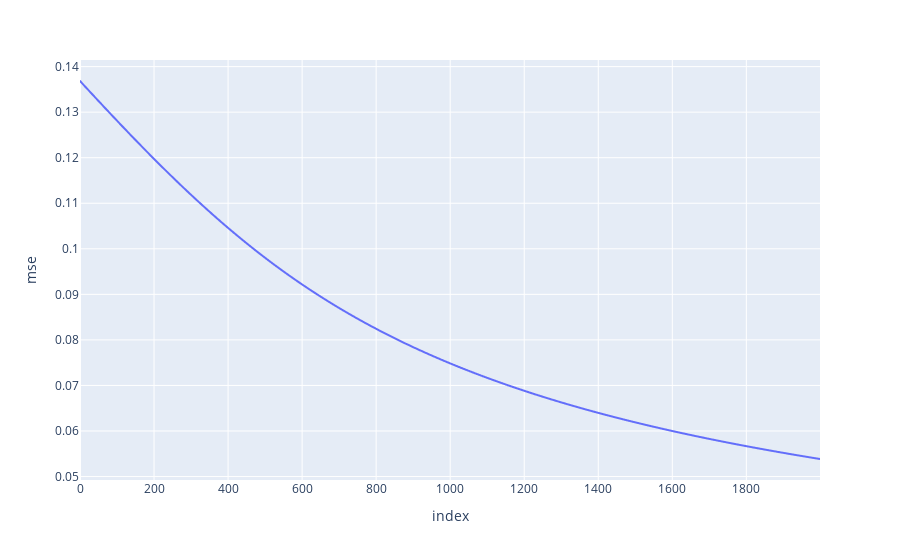

The code cell stored with this chart in its notebook:
### Markdown cell above
## Plot using express library

### Code cell
import plotly.express as px

fig = px.line(mlp.results, x=mlp.results.index, y="mse")
fig.show()

### Figure 1 — Plotly figure (JSON) as saved in the notebook; plotly's stock layout.template omitted (floating-point values rounded to 4 significant figures; data arrays with more than 128 entries replaced by an {"elided": "..."} marker saying what was removed)
{"data": [{"hovertemplate": "index=%{x}<br>mse=%{y}<extra></extra>", "legendgroup": "", "line": {"color": "#636efa", "dash": "solid"}, "marker": {"symbol": "circle"}, "mode": "lines", "name": "", "showlegend": false, "type": "scattergl", "x": {"elided": "2000 int values"}, "xaxis": "x", "y": {"elided": "2000 float values"}, "yaxis": "y"}], "layout": {"legend": {"tracegroupgap": 0}, "margin": {"t": 60}, "xaxis": {"anchor": "y", "domain": [0, 1], "title": {"text": "index"}}, "yaxis": {"anchor": "x", "domain": [0, 1], "title": {"text": "mse"}}}}
